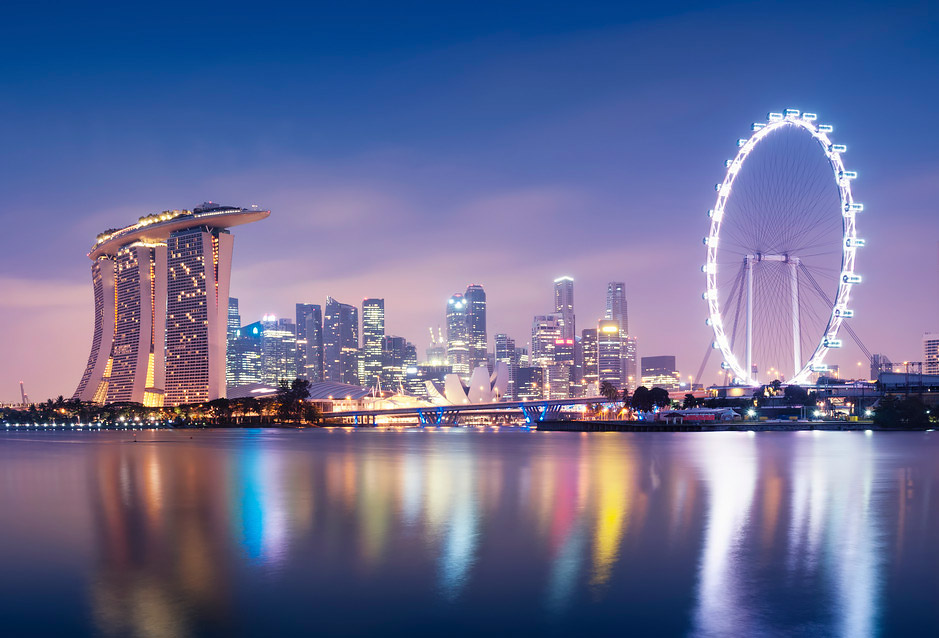
#> input picture images/tianjin.jpg, 939 x 638 px
$ python gaussian_blur.py
#> lines starting #> are read from the running program, lines starting #| are printed output that depends on the picture
import cv2
import numpy as np

img_path = "./images/tianjin.jpg"

img = cv2.imread(img_path)
#> img is the input picture: shape (638, 939, 3); mean B, G, R 148.2, 108.5, 104.6

(h, w, _) = img.shape
#> h = 638; w = 939

# how does (5, 5) affect the blur?
gBlur = cv2.GaussianBlur(img, (5, 5), cv2.BORDER_DEFAULT)
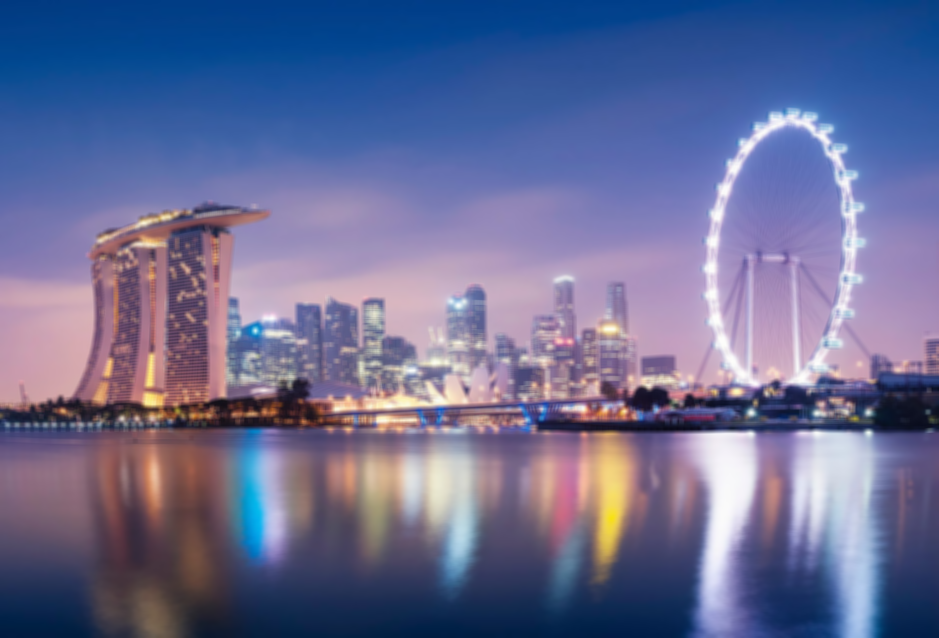
#> gBlur: shape (638, 939, 3); mean B, G, R 148.2, 108.5, 104.6

cv2.imshow("image", gBlur)
cv2.waitKey(0)
cv2.destroyAllWindows()
